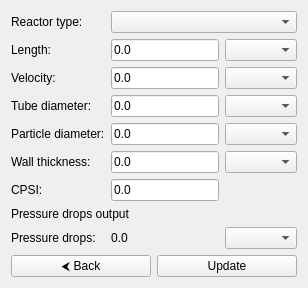
<?xml version="1.0" encoding="UTF-8"?>
<ui version="4.0">
    <class>PressureDropsOutputPage</class>
    <widget class="QWidget" name="PressureDropsOutputPage">
        <layout class="QGridLayout" name="gridLayout">
            <!-- Row 0 -->
            <item row="0" column="0">
                <widget class="QLabel" name="typeLabel">
                    <property name="text">
                        <string>Reactor type:</string>
                    </property>
                </widget>
            </item>
            <item row="0" column="1" colspan="2">
                <widget class="QComboBox" name="typeComboBox" />
            </item>

            <!-- Row 1 -->
            <item row="1" column="0">
                <widget class="QLabel" name="lengthLabel">
                    <property name="text">
                        <string>Length:</string>
                    </property>
                </widget>
            </item>
            <item row="1" column="1">
                <widget class="QLineEdit" name="lengthValue" >
                    <property name="text">
                        <string>0.0</string>
                    </property>
                </widget>
            </item>
            <item row="1" column="2">
                <widget class="QComboBox" name="lengthComboBox">
                </widget>
            </item>

            <!-- Row 2 -->
            <item row="2" column="0">
                <widget class="QLabel" name="velocityLabel">
                    <property name="text">
                        <string>Velocity:</string>
                    </property>
                </widget>
            </item>
            <item row="2" column="1">
                <widget class="QLineEdit" name="velocityValue" >
                    <property name="text">
                        <string>0.0</string>
                    </property>
                </widget>
            </item>
            <item row="2" column="2">
                <widget class="QComboBox" name="velocityComboBox">
                </widget>
            </item>

            <!-- Row 3 -->
            <item row="3" column="0">
                <widget class="QLabel" name="dtLabel">
                    <property name="text">
                        <string>Tube diameter:</string>
                    </property>
                </widget>
            </item>
            <item row="3" column="1">
                <widget class="QLineEdit" name="dtValue" >
                    <property name="text">
                        <string>0.0</string>
                    </property>
                </widget>
            </item>
            <item row="3" column="2">
                <widget class="QComboBox" name="dtComboBox">
                </widget>
            </item>

            <!-- Row 4 -->
            <item row="4" column="0">
                <widget class="QLabel" name="dpLabel">
                    <property name="text">
                        <string>Particle diameter:</string>
                    </property>
                </widget>
            </item>
            <item row="4" column="1">
                <widget class="QLineEdit" name="dpValue" >
                <property name="text">
                        <string>0.0</string>
                    </property>
                </widget>
            </item>
            <item row="4" column="2">
                <widget class="QComboBox" name="dpComboBox">
                </widget>
            </item>


            <!-- Row 5 -->
            <item row="5" column="0">
                <widget class="QLabel" name="wtLabel">
                    <property name="text">
                        <string>Wall thickness:</string>
                    </property>
                </widget>
            </item>
            <item row="5" column="1">
                <widget class="QLineEdit" name="wtValue" >
                    <property name="text">
                        <string>0.0</string>
                    </property>
                </widget>
            </item>
            <item row="5" column="2">
                <widget class="QComboBox" name="wtComboBox">
                </widget>
            </item>

            <!-- Row 6 -->
            <item row="6" column="0">
                <widget class="QLabel" name="cpsiLabel">
                    <property name="text">
                        <string>CPSI:</string>
                    </property>
                </widget>
            </item>
            <item row="6" column="1">
                <widget class="QLineEdit" name="cpsiValue" >
                    <property name="text">
                        <string>0.0</string>
                    </property>
                </widget>
            </item>

            <!-- Row 7 -->
            <item row="7" column="0" colspan="3">
                <widget class="QLabel" name="outputLabel">
                    <property name="text">
                        <string>Pressure drops output</string>
                    </property>
                </widget>
            </item>


            <!-- Row 8 -->
            <item row="8" column="0">
                <widget class="QLabel" name="pressureDropsOutputLabel">
                    <property name="text">
                        <string>Pressure drops:</string>
                    </property>
                </widget>
            </item>
            <item row="8" column="1">
                <widget class="QLabel" name="pressureDropsValueLabel">
                    <property name="text">
                        <string>0.0</string>
                    </property>
                </widget>
            </item>
            <item row="8" column="2">
                <widget class="QComboBox" name="pressureDropsOutputComboBox">
                </widget>
            </item>


            <!-- Row 9 -->
            <item row="9" column="0" colspan="3">
                <layout class="QHBoxLayout" name="buttonLayout">
                    <item>
                        <widget class="QPushButton" name="backButton">
                            <property name="text">
                                <string>&#x2B9C; Back</string>
                            </property>
                            <property name="toolTip">
                                <string>Go back to pressure drops input page</string>
                            </property>
                        </widget>
                    </item>
                    <item>
                        <widget class="QPushButton" name="updateButton">
                            <property name="text">
                                <string>Update</string>
                            </property>
                            <property name="toolTip">
                                <string>Update pressure drops</string>
                            </property>
                        </widget>
                    </item>
                </layout>
            </item>
        </layout>
    </widget>
</ui>
